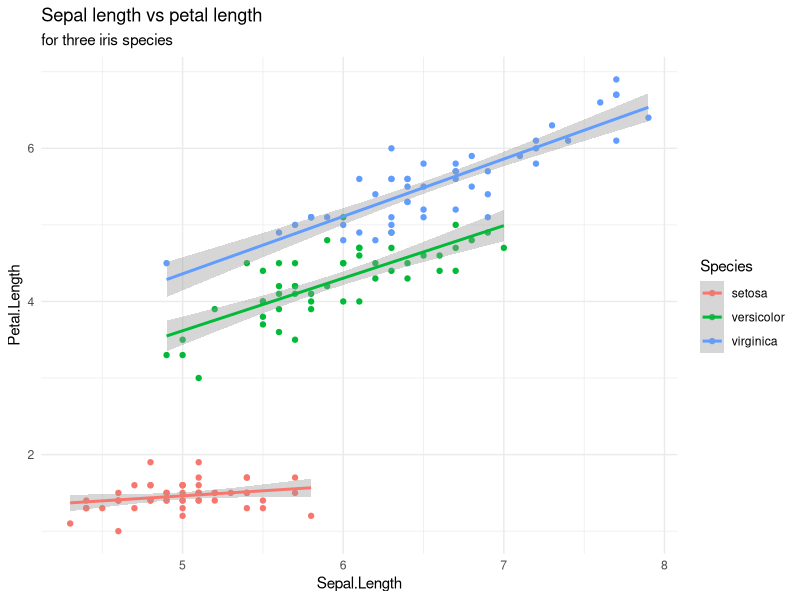
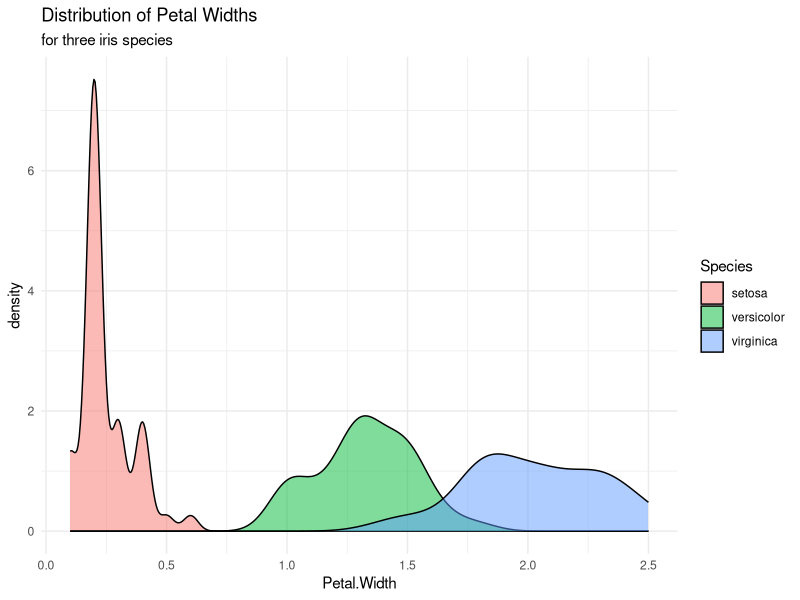
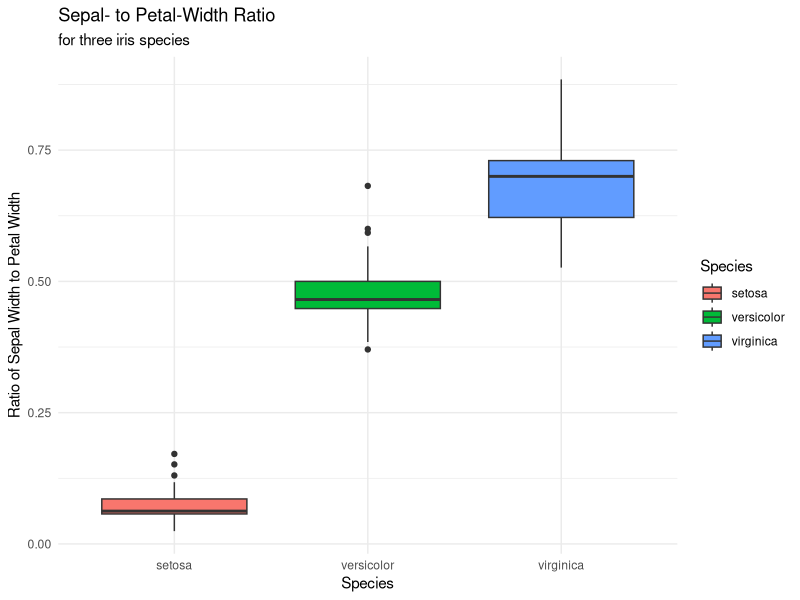
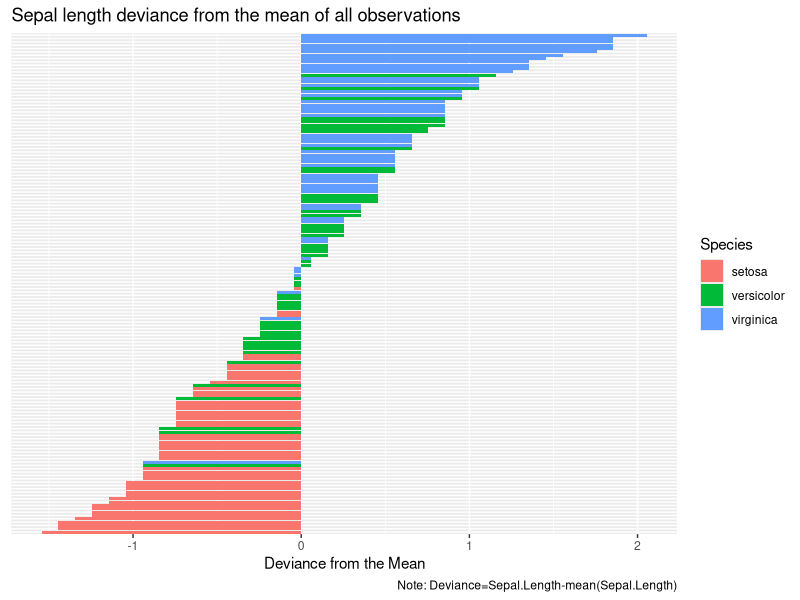
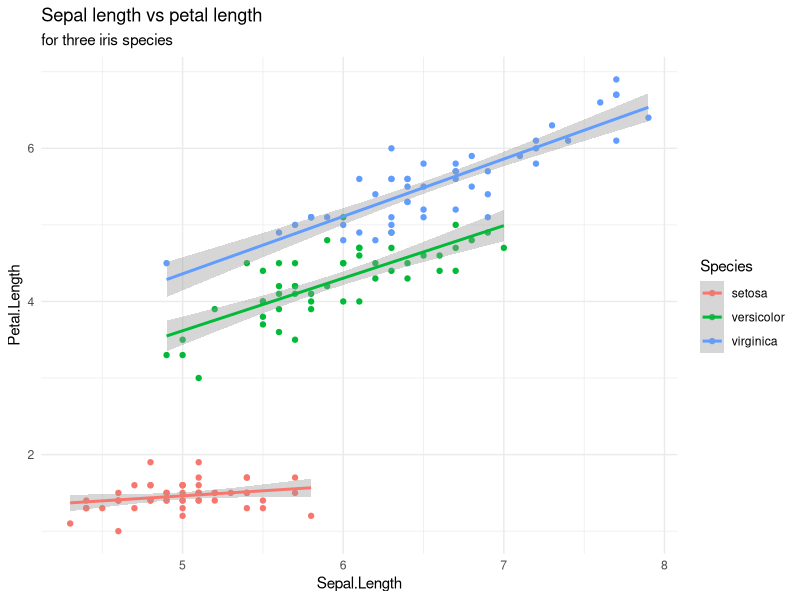
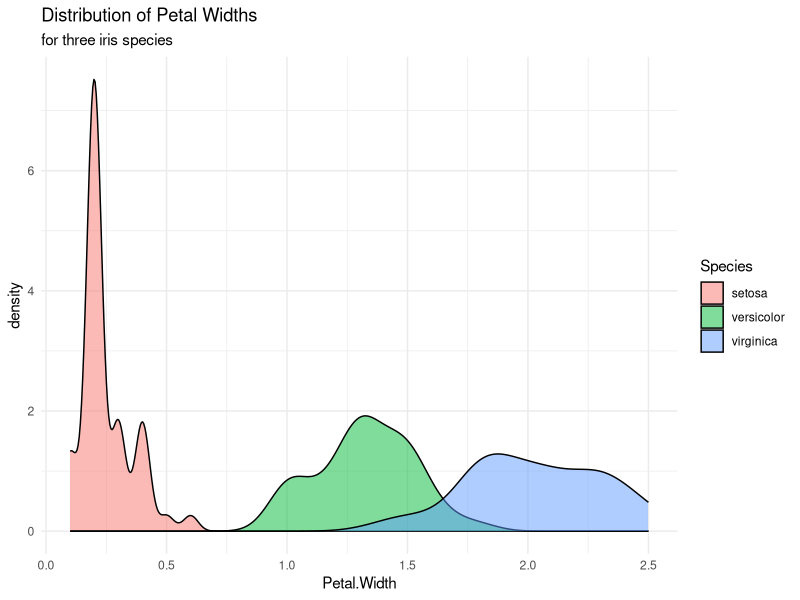
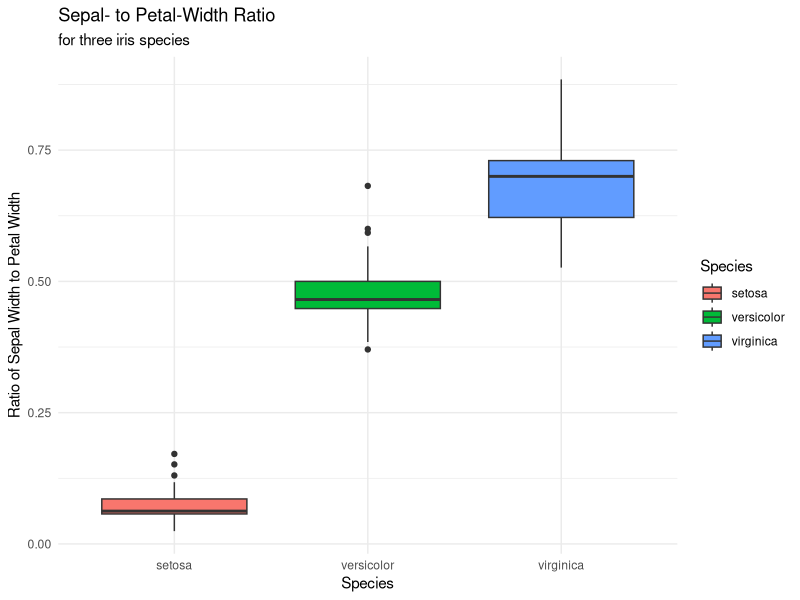
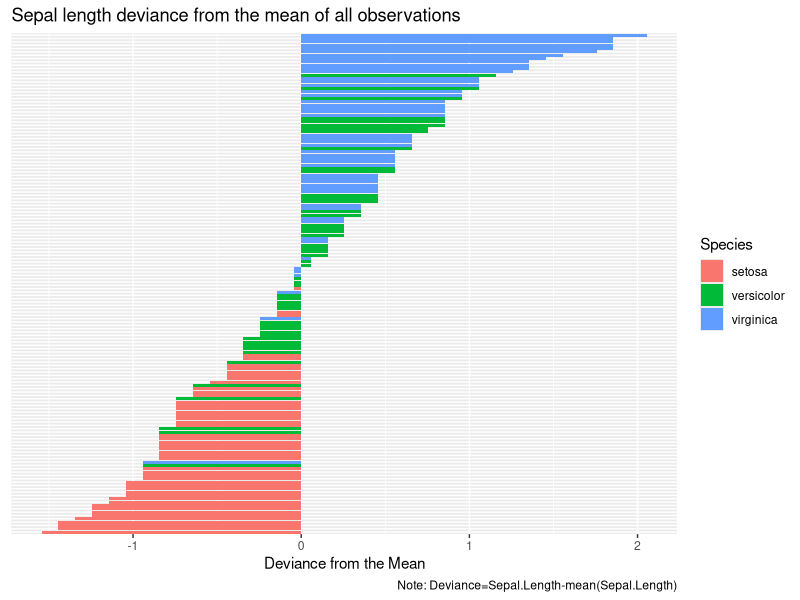

R code for these plots, in order:
library(tidyverse)



#load data
data(iris)


#recreate plot 1
ggplot(iris,aes(x=Sepal.Length,y=Petal.Length,color=Species))+geom_point()+geom_smooth(method = lm)+labs(title = "Sepal length vs petal length",subtitle = "for three iris species")+theme_minimal()

ggsave(filename = "./iris_fig1.png",width = 7,height = 5)



#recreate plot 2

ggplot(iris,aes(x=Petal.Width,fill= Species))+geom_density(alpha=.5)+
  labs(title = "Distribution of Petal Widths",subtitle = "for three iris species")+
  theme_minimal()


ggsave(filename = "./iris_fig2.png",width = 7,height = 5)



#recreate plot 3


iris$Ratio <- iris$Petal.Width/iris$Sepal.Width

ggplot(iris,aes(x=Species,y=Ratio,fill=Species))+geom_boxplot()+
  labs(title="Sepal- to Petal-Width Ratio",subtitle="for three iris species",y="Ratio of Sepal Width to Petal Width")+
  theme_minimal()

ggsave(filename = "./iris_fig3.png",width = 7,height = 5)


#recreate plot #4

iris$rows <- rownames(iris)#give the data something trivial to order
iris$meanseplen <- mean(iris$Sepal.Length)#make a column for the mean of Sepal.Length
iris <- iris[order(iris$Sepal.Length),]#order the data by Sepal.Length
iris$rows <- factor(iris$rows,levels=iris$rows)# convert the ordering data into a factor

ggplot(iris,aes(x=rows,y=iris$Sepal.Length-iris$meanseplen))+
  geom_bar(stat = 'identity',aes(fill=Species))+coord_flip()+
  theme(axis.text.y = element_blank(),
        axis.ticks.y = element_blank(),axis.title.y = element_blank(),)+
  labs(title="Sepal length deviance from the mean of all observations" ,
                    y="Deviance from the Mean",caption = "Note: Deviance=Sepal.Length-mean(Sepal.Length)")

ggsave("./iris_fig4.png",width = 9,height = 6.43)

